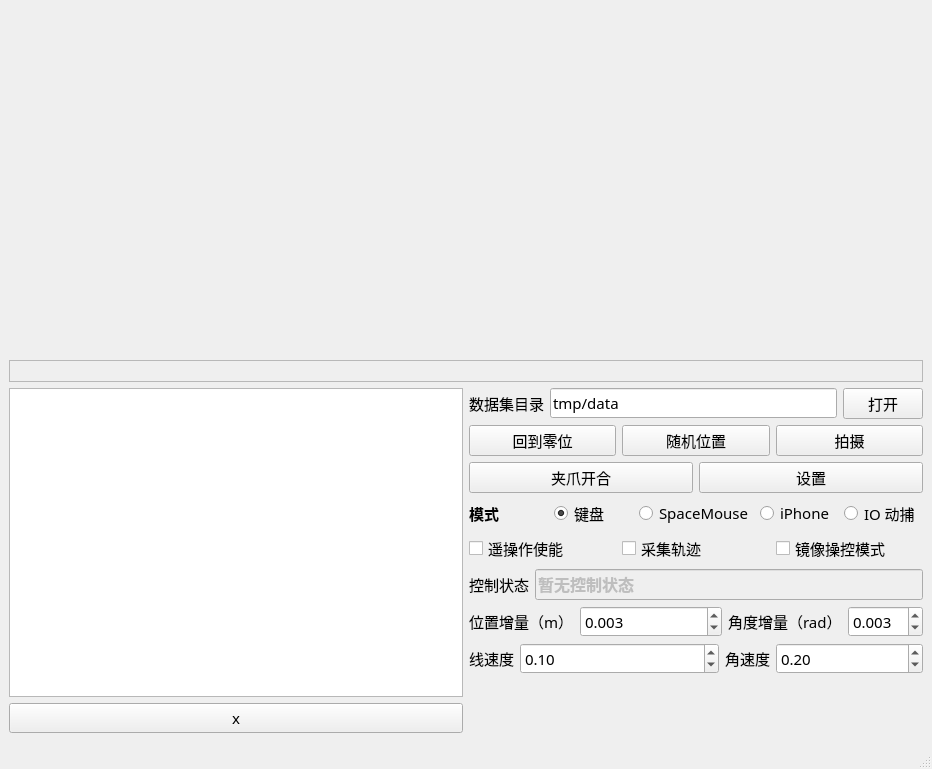
<?xml version="1.0" encoding="UTF-8"?>
<ui version="4.0">
 <author>weikang</author>
 <class>DemoWindow</class>
 <widget class="QMainWindow" name="DemoWindow">
  <property name="geometry">
   <rect>
    <x>0</x>
    <y>0</y>
    <width>932</width>
    <height>769</height>
   </rect>
  </property>
  <property name="font">
   <font>
    <family>Microsoft YaHei</family>
    <pointsize>11</pointsize>
   </font>
  </property>
  <property name="windowTitle">
   <string>演示</string>
  </property>
  <widget class="QWidget" name="centralwidget">
   <layout class="QGridLayout" name="gridLayout">
    <item row="0" column="0">
     <layout class="QVBoxLayout" name="verticalLayout_3" stretch="2,0,2">
      <item>
       <layout class="QHBoxLayout" name="horizontalLayout_6">
        <item>
         <widget class="QWidget" name="wd_left" native="true">
          <property name="minimumSize">
           <size>
            <width>0</width>
            <height>200</height>
           </size>
          </property>
          <widget class="QLabel" name="lb_left">
           <property name="geometry">
            <rect>
             <x>0</x>
             <y>0</y>
             <width>100</width>
             <height>100</height>
            </rect>
           </property>
           <property name="minimumSize">
            <size>
             <width>0</width>
             <height>0</height>
            </size>
           </property>
           <property name="text">
            <string/>
           </property>
          </widget>
         </widget>
        </item>
        <item>
         <widget class="QWidget" name="wd_right" native="true">
          <widget class="QLabel" name="lb_right">
           <property name="geometry">
            <rect>
             <x>0</x>
             <y>0</y>
             <width>100</width>
             <height>100</height>
            </rect>
           </property>
           <property name="autoFillBackground">
            <bool>false</bool>
           </property>
           <property name="styleSheet">
            <string notr="true"/>
           </property>
           <property name="text">
            <string/>
           </property>
          </widget>
         </widget>
        </item>
       </layout>
      </item>
      <item>
       <widget class="QLabel" name="msg">
        <property name="frameShape">
         <enum>QFrame::Shape::StyledPanel</enum>
        </property>
        <property name="text">
         <string/>
        </property>
       </widget>
      </item>
      <item>
       <layout class="QHBoxLayout" name="horizontalLayout_7" stretch="1,1">
        <item>
         <layout class="QVBoxLayout" name="verticalLayout">
          <item>
           <widget class="QPlainTextEdit" name="txt_log">
            <property name="readOnly">
             <bool>true</bool>
            </property>
           </widget>
          </item>
          <item>
           <widget class="QPushButton" name="btn_clear">
            <property name="text">
             <string>x</string>
            </property>
           </widget>
          </item>
         </layout>
        </item>
        <item>
         <layout class="QVBoxLayout" name="verticalLayout_2">
          <item>
           <layout class="QHBoxLayout" name="horizontalLayout_3">
            <item>
             <widget class="QLabel" name="label">
              <property name="text">
               <string>数据集目录</string>
              </property>
             </widget>
            </item>
            <item>
             <widget class="QLineEdit" name="dataset_dir">
              <property name="text">
               <string>tmp/data</string>
              </property>
             </widget>
            </item>
            <item>
             <widget class="QPushButton" name="btn_open_dir">
              <property name="toolTip">
               <string/>
              </property>
              <property name="statusTip">
               <string>打开数据集目录</string>
              </property>
              <property name="whatsThis">
               <string/>
              </property>
              <property name="text">
               <string>打开</string>
              </property>
             </widget>
            </item>
           </layout>
          </item>
          <item>
           <layout class="QHBoxLayout" name="horizontalLayout">
            <item>
             <widget class="QPushButton" name="btn_play">
              <property name="text">
               <string>回到零位</string>
              </property>
             </widget>
            </item>
            <item>
             <widget class="QPushButton" name="btn_turb">
              <property name="text">
               <string>随机位置</string>
              </property>
             </widget>
            </item>
            <item>
             <widget class="QPushButton" name="btn_capture">
              <property name="text">
               <string>拍摄</string>
              </property>
             </widget>
            </item>
           </layout>
          </item>
          <item>
           <layout class="QHBoxLayout" name="horizontalLayout_2">
            <item>
             <widget class="QPushButton" name="btn_gripper">
              <property name="text">
               <string>夹爪开合</string>
              </property>
             </widget>
            </item>
            <item>
             <widget class="QPushButton" name="btn_setting">
              <property name="toolTip">
               <string>修改快捷键和初始化虚拟环境状态</string>
              </property>
              <property name="statusTip">
               <string>修改快捷键和初始化虚拟环境状态</string>
              </property>
              <property name="text">
               <string>设置</string>
              </property>
              <property name="checkable">
               <bool>false</bool>
              </property>
              <property name="autoDefault">
               <bool>false</bool>
              </property>
              <property name="flat">
               <bool>false</bool>
              </property>
             </widget>
            </item>
           </layout>
          </item>
          <item>
           <layout class="QHBoxLayout" name="horizontalLayout_10">
            <item>
             <widget class="QLabel" name="label_2">
              <property name="font">
               <font>
                <family>Microsoft YaHei</family>
                <pointsize>11</pointsize>
                <bold>true</bold>
               </font>
              </property>
              <property name="text">
               <string>模式</string>
              </property>
             </widget>
            </item>
            <item>
             <widget class="QRadioButton" name="rb_keyboard">
              <property name="text">
               <string>键盘</string>
              </property>
              <property name="checked">
               <bool>true</bool>
              </property>
             </widget>
            </item>
            <item>
             <widget class="QRadioButton" name="rb_spacemouse">
              <property name="text">
               <string>SpaceMouse</string>
              </property>
             </widget>
            </item>
            <item>
             <widget class="QRadioButton" name="rb_iphone">
              <property name="text">
               <string>iPhone</string>
              </property>
             </widget>
            </item>
            <item>
             <widget class="QRadioButton" name="rb_io">
              <property name="text">
               <string>IO 动捕</string>
              </property>
             </widget>
            </item>
           </layout>
          </item>
          <item>
           <layout class="QHBoxLayout" name="horizontalLayout_4">
            <item>
             <widget class="QCheckBox" name="is_keyboard_ctrl">
              <property name="text">
               <string>遥操作使能</string>
              </property>
             </widget>
            </item>
            <item>
             <widget class="QCheckBox" name="is_collect_data">
              <property name="text">
               <string>采集轨迹</string>
              </property>
             </widget>
            </item>
            <item>
             <widget class="QCheckBox" name="is_mirror">
              <property name="text">
               <string>镜像操控模式</string>
              </property>
             </widget>
            </item>
           </layout>
          </item>
          <item>
           <layout class="QHBoxLayout" name="horizontalLayout_5">
            <item>
             <widget class="QLabel" name="label_3">
              <property name="text">
               <string>控制状态</string>
              </property>
             </widget>
            </item>
            <item>
             <widget class="QLineEdit" name="ctl_state">
              <property name="enabled">
               <bool>false</bool>
              </property>
              <property name="font">
               <font>
                <family>Microsoft YaHei</family>
                <pointsize>12</pointsize>
                <bold>true</bold>
               </font>
              </property>
              <property name="statusTip">
               <string>勾选遥操作后在此显示控制命令</string>
              </property>
              <property name="text">
               <string>暂无控制状态</string>
              </property>
              <property name="readOnly">
               <bool>true</bool>
              </property>
             </widget>
            </item>
           </layout>
          </item>
          <item>
           <layout class="QHBoxLayout" name="horizontalLayout_8">
            <item>
             <widget class="QLabel" name="label_4">
              <property name="sizePolicy">
               <sizepolicy hsizetype="Minimum" vsizetype="Preferred">
                <horstretch>0</horstretch>
                <verstretch>0</verstretch>
               </sizepolicy>
              </property>
              <property name="text">
               <string>位置增量（m）</string>
              </property>
             </widget>
            </item>
            <item>
             <widget class="QDoubleSpinBox" name="step_posi">
              <property name="sizePolicy">
               <sizepolicy hsizetype="Expanding" vsizetype="Fixed">
                <horstretch>0</horstretch>
                <verstretch>0</verstretch>
               </sizepolicy>
              </property>
              <property name="decimals">
               <number>3</number>
              </property>
              <property name="singleStep">
               <double>0.001000000000000</double>
              </property>
              <property name="value">
               <double>0.003000000000000</double>
              </property>
             </widget>
            </item>
            <item>
             <layout class="QHBoxLayout" name="horizontalLayout_9">
              <item>
               <widget class="QLabel" name="label_5">
                <property name="sizePolicy">
                 <sizepolicy hsizetype="Minimum" vsizetype="Preferred">
                  <horstretch>0</horstretch>
                  <verstretch>0</verstretch>
                 </sizepolicy>
                </property>
                <property name="text">
                 <string>角度增量（rad）</string>
                </property>
               </widget>
              </item>
              <item>
               <widget class="QDoubleSpinBox" name="step_angle">
                <property name="sizePolicy">
                 <sizepolicy hsizetype="Expanding" vsizetype="Fixed">
                  <horstretch>0</horstretch>
                  <verstretch>0</verstretch>
                 </sizepolicy>
                </property>
                <property name="decimals">
                 <number>3</number>
                </property>
                <property name="singleStep">
                 <double>0.001000000000000</double>
                </property>
                <property name="value">
                 <double>0.003000000000000</double>
                </property>
               </widget>
              </item>
             </layout>
            </item>
           </layout>
          </item>
          <item>
           <layout class="QHBoxLayout" name="horizontalLayout_15">
            <item>
             <widget class="QLabel" name="label_10">
              <property name="sizePolicy">
               <sizepolicy hsizetype="Minimum" vsizetype="Preferred">
                <horstretch>0</horstretch>
                <verstretch>0</verstretch>
               </sizepolicy>
              </property>
              <property name="text">
               <string>线速度</string>
              </property>
             </widget>
            </item>
            <item>
             <widget class="QDoubleSpinBox" name="step_posi_vel">
              <property name="sizePolicy">
               <sizepolicy hsizetype="Expanding" vsizetype="Fixed">
                <horstretch>0</horstretch>
                <verstretch>0</verstretch>
               </sizepolicy>
              </property>
              <property name="singleStep">
               <double>0.100000000000000</double>
              </property>
              <property name="value">
               <double>0.100000000000000</double>
              </property>
             </widget>
            </item>
            <item>
             <layout class="QHBoxLayout" name="horizontalLayout_16">
              <item>
               <widget class="QLabel" name="label_11">
                <property name="sizePolicy">
                 <sizepolicy hsizetype="Minimum" vsizetype="Preferred">
                  <horstretch>0</horstretch>
                  <verstretch>0</verstretch>
                 </sizepolicy>
                </property>
                <property name="text">
                 <string>角速度</string>
                </property>
               </widget>
              </item>
              <item>
               <widget class="QDoubleSpinBox" name="step_angle_vel">
                <property name="sizePolicy">
                 <sizepolicy hsizetype="Expanding" vsizetype="Fixed">
                  <horstretch>0</horstretch>
                  <verstretch>0</verstretch>
                 </sizepolicy>
                </property>
                <property name="decimals">
                 <number>2</number>
                </property>
                <property name="singleStep">
                 <double>0.010000000000000</double>
                </property>
                <property name="value">
                 <double>0.200000000000000</double>
                </property>
               </widget>
              </item>
             </layout>
            </item>
           </layout>
          </item>
          <item>
           <spacer name="verticalSpacer">
            <property name="orientation">
             <enum>Qt::Orientation::Vertical</enum>
            </property>
            <property name="sizeHint" stdset="0">
             <size>
              <width>20</width>
              <height>40</height>
             </size>
            </property>
           </spacer>
          </item>
         </layout>
        </item>
       </layout>
      </item>
     </layout>
    </item>
   </layout>
  </widget>
  <widget class="QStatusBar" name="statusbar"/>
  <action name="act_setting">
   <property name="text">
    <string>设置</string>
   </property>
   <property name="toolTip">
    <string>打开设置页</string>
   </property>
   <property name="shortcut">
    <string>Ctrl+,</string>
   </property>
   <property name="menuRole">
    <enum>QAction::MenuRole::PreferencesRole</enum>
   </property>
  </action>
  <action name="act_gripper">
   <property name="text">
    <string>夹爪开合</string>
   </property>
   <property name="menuRole">
    <enum>QAction::MenuRole::NoRole</enum>
   </property>
  </action>
 </widget>
 <resources/>
 <connections/>
</ui>
